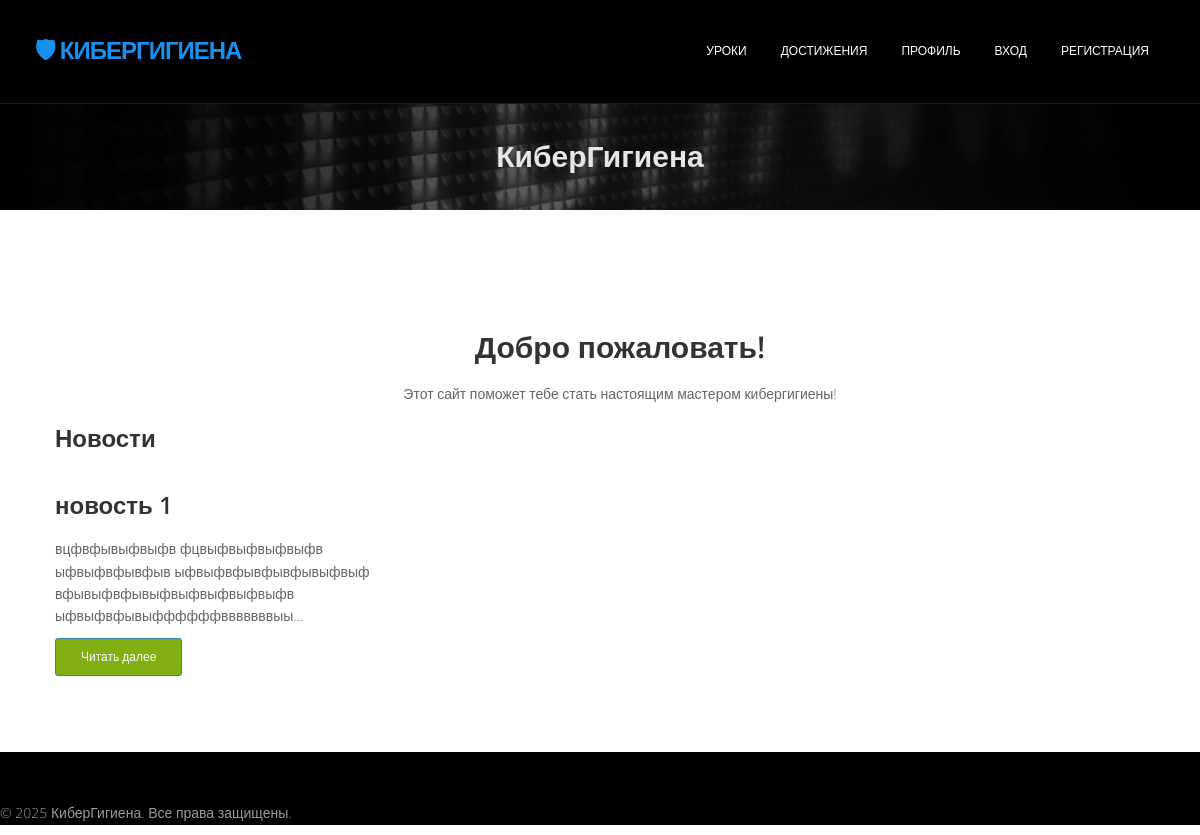
Before: / with the older database file.
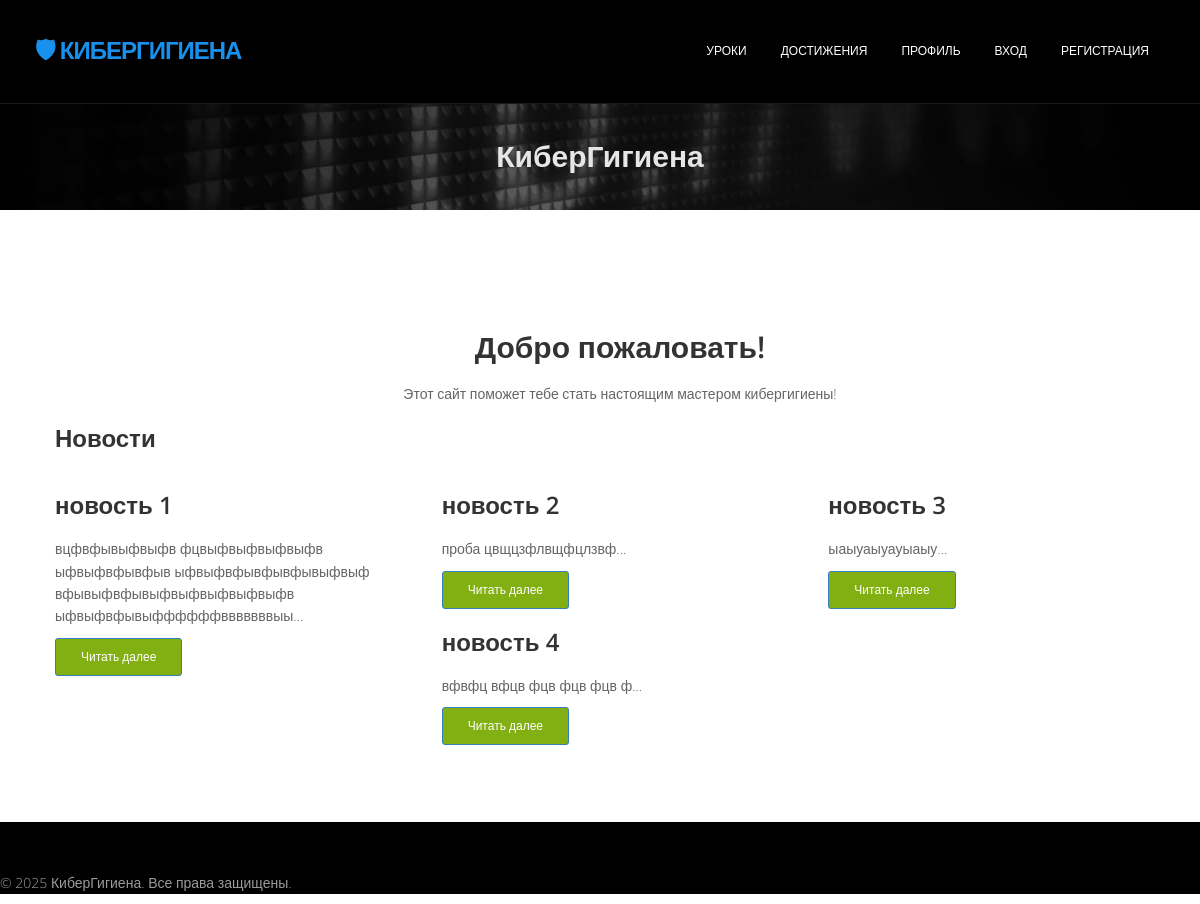
After: the same page with the newer database file.
### kyberapp/models.py (models this page shows, shortened)
class News(models.Model):
    title = models.CharField(_('Заголовок'), max_length=255)
    content = models.TextField(_('Содержание'))
    image = models.ImageField(_('Изображение'), upload_to='news/', null=True,
                              blank=True)
    created_at = models.DateTimeField(_('Дата создания'), auto_now_add=True)
    is_published = models.BooleanField(_('Опубликована'), default=False)
    class Meta:
        verbose_name = "Новость"
        verbose_name_plural = "Новости"

### kyberapp/views.py (the view)
# urls.py: path('', views.home, name='home'),
def home(request):
    news_list = News.objects.all()  # Получаем все новости
    paginator = Paginator(news_list, 6)  # Пагинируем, 5 новостей на странице
    page_number = request.GET.get('page')  # Получаем номер страницы из GET-параметра
    page_obj = paginator.get_page(page_number)  # Получаем объект страницы
    return render(request, "kyberapp/home.html", {"page_obj": page_obj})

### kyberapp/templates/kyberapp/home.html (shortened to what this page needs)
{% extends "kyberapp/base.html" %}
{% block content %}
<section id="content">
    <div class="container content">
        <h2 class="text-center">Добро пожаловать!</h2>
        <p class="text-center">Этот сайт поможет тебе стать настоящим мастером кибергигиены!</p>
        <h3 class="margin-bottom-40">Новости</h3>
        <div class="row service-v1 margin-bottom-40">
            {% for news_item in page_obj %}
                <div class="col-md-4 md-margin-bottom-40">
                    <h3>{{ news_item.title }}</h3>
                    <p>{{ news_item.content|slice:":120" }}...</p>
                    <a href="{% url 'news_detail' news_item.id %}" class="btn btn-primary btn-sm">Читать далее</a>
                </div>
            {% endfor %}
        </div>
    </div>
</section>
{% endblock %}

### kyberapp/templates/kyberapp/base.html (shortened to what this page needs)
<!DOCTYPE html>
<html lang="ru">
{% load static %}
<head>
    <link href="{% static 'css/bootstrap.min.css' %}" rel="stylesheet" />
    <link href="{% static 'css/fancybox/jquery.fancybox.css' %}" rel="stylesheet">
    <link href="{% static 'css/jcarousel.css' %}" rel="stylesheet" />
    <link href="{% static 'css/flexslider.css' %}" rel="stylesheet" />
    <link href="{% static 'js/owl-carousel/owl.carousel.css' %}" rel="stylesheet">
    <link href="{% static 'css/style.css' %}" rel="stylesheet" />
</head>
<body>
<div id="wrapper">
{% include "includes/header.html" %}
<section id="inner-headline">
	<div class="container">
		<div class="row">
			<div class="col-lg-12">
				<h2 class="pageTitle">{% block page_name %}КиберГигиена{% endblock %}</h2>
			</div>
		</div>
	</div>
</section>
<main class="mx-3">
    <section id="content" class="py-5 mb-5">
        <div class="container">
            {% block content %}{% endblock %}
        </div>
    </section>
</main>
{% include "includes/footer.html" %}
</div>
</body>
</html>

### kyberapp/templates/includes/header.html (shortened to what this page needs)
{% load static %}
<header>
    <div class="navbar navbar-default navbar-static-top">
        <div class="container">
            <div class="navbar-header">
                <a class="navbar-brand" href="{% url 'home' %}">
                    🛡 КиберГигиена
                </a>
            </div>
            <div class="navbar-collapse collapse">
                <ul class="nav navbar-nav">
                    <li><a href="{% url 'lessons' %}">Уроки</a></li>
                    <li><a href="{% url 'achievements' %}">Достижения</a></li>
                    <li><a href="{% url 'profile' %}">Профиль</a></li>
                    {% if user.is_authenticated %}
                        <li><a href="{% url 'logout' %}">Выход</a></li>
                    {% else %}
                        <li><a href="{% url 'login' %}">Вход</a></li>
                        <li><a href="{% url 'register' %}">Регистрация</a></li>
                    {% endif %}
                </ul>
            </div>
        </div>
    </div>
</header>

### kyberapp/templates/includes/footer.html
<footer>
    <p>&copy; {{ year|default:2025 }} КиберГигиена. Все права защищены.</p>
</footer>

### kyberapp/static/css/style.css (style rules this page uses)
body { font-family:'Open Sans', Arial, sans-serif; font-size:14px; font-weight:300; line-height:1.6em; color:#656565; }
h1,h2, h3, h4, h5, h6 { font-family:'Open Sans', Arial, sans-serif; font-weight: 600; line-height:1.1em; color:#333; margin-bottom: 20px; }
.container { padding:0 20px 0 20px; position:relative; }
#wrapper { width:100%; margin:0; padding:0; }
.row,.row-fluid { margin-bottom:30px; }
header .navbar { margin-bottom: 0; }
.navbar-default { border: none; }
.navbar-brand { color: #222; text-transform: uppercase; font-size: 24px; font-weight: 700; line-height: 1em; letter-spacing: -1px; margin-top: 20px; padding: 0 0 0 15px; }
.navbar-default .navbar-brand { color: #1891EC; }
header .navbar-collapse ul.navbar-nav { float: right; margin-right: 0; }
header .navbar { min-height: 70px; padding: 18px 0; background: #000000; }
header .navbar { min-height: 70px; padding:18px 0; }
header .navbar-nav > li { padding-bottom: 12px; padding-top: 12px; }
header .navbar-nav > li > a { padding-bottom: 6px; padding-top: 5px; margin-left: 2px; line-height: 30px; font-weight: 700; -webkit-transition: all .3s ease; -moz-transition: all .3s ease; -ms-transition: all .3s ease; -o-transition: all .3s ease; transition: all .3s ease; }
header ul.nav li { border:none; margin:0; }
header ul.nav li a { font-size:12px; border:none; font-weight: 400; text-transform:uppercase; }
.navbar .nav > li > a { color: #fff; text-shadow: none; border: 1px solid rgba(255, 255, 255, 0) !important; }
.pageTitle { color: #fff; margin: 30px 0 3px; display: inline-block; }
#content { position:relative; background: #FFFFFF; padding:50px 0 0px 0; }
#inner-headline { background: #7cab05; position: relative; margin: 0; padding: 0; background: url("../img/slides/2.jpg") 0px -234px;background-size: cover;border-top: 1px solid #1B1B1B; }
#inner-headline h2.pageTitle { color: #E6E6E6; padding: 5px 0; display:block; text-align: center; }
.btn { text-align: center; background: #82AF11; color: #fff; padding: 9px 25px; }
footer { background:#000; }
footer { padding:50px 0 0 0; color: #9A9A9A; }

Changed rows visible on the page:
added News: title "новость 2", content "проба цвщцзфлвщфцлзвф"
added News: title "новость 3", content "ыаыуаыуауыаыу"
added News: title "новость 4", content "вфвфц вфцв фцв фцв фцв ф"
